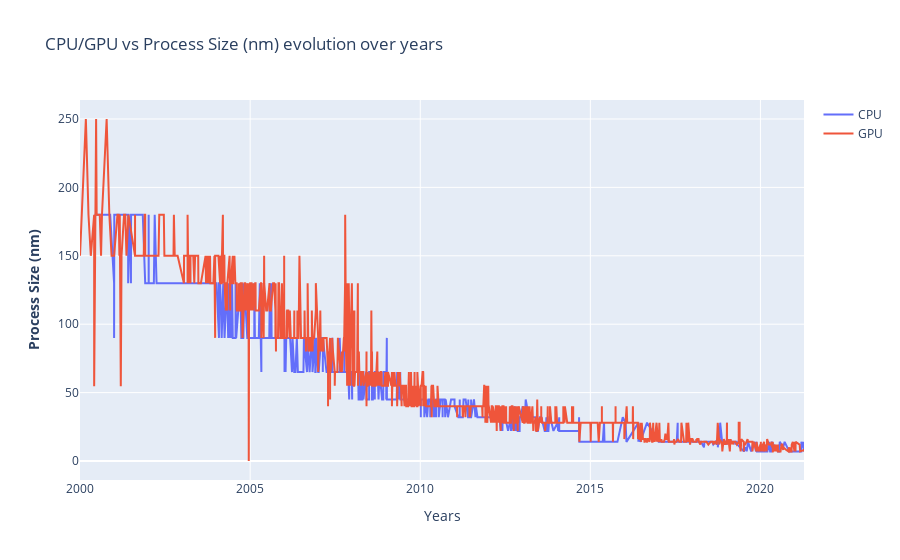

Notebook code cell kept with this figure:
### Markdown cell above
### Análise - Proccess Size

### Code cell
fig = make_subplots()

# Add traces
fig.add_trace(
    go.Scatter(x= df_cpu.index, y=df_cpu["Process Size (nm)"] ,name= "CPU")
)

fig.add_trace(
    go.Scatter(x= df_gpu.index,y= df_gpu["Process Size (nm)"], name= "GPU")
)

# Add figure title
fig.update_layout(
    title_text="CPU/GPU vs Process Size (nm) evolution over years"
)

# Set x-axis title
fig.update_xaxes(title_text="Years")

# Set y-axes titles
fig.update_yaxes(title_text="<b>Process Size (nm)</b>", secondary_y=False)

fig.show()

### Figure 1 — Plotly figure (JSON) as saved in the notebook; plotly's stock layout.template omitted (floating-point values rounded to 4 significant figures; data arrays with more than 128 entries replaced by an {"elided": "..."} marker saying what was removed)
{"data": [{"name": "CPU", "type": "scatter", "x": {"elided": "2140 str values"}, "y": {"elided": "2140 int values"}}, {"name": "GPU", "type": "scatter", "x": {"elided": "2605 str values"}, "y": {"elided": "2605 float values"}}], "layout": {"title": {"text": "CPU/GPU vs Process Size (nm) evolution over years"}, "xaxis": {"anchor": "y", "domain": [0, 1], "title": {"text": "Years"}}, "yaxis": {"anchor": "x", "domain": [0, 1], "title": {"text": "<b>Process Size (nm)</b>"}}}}
